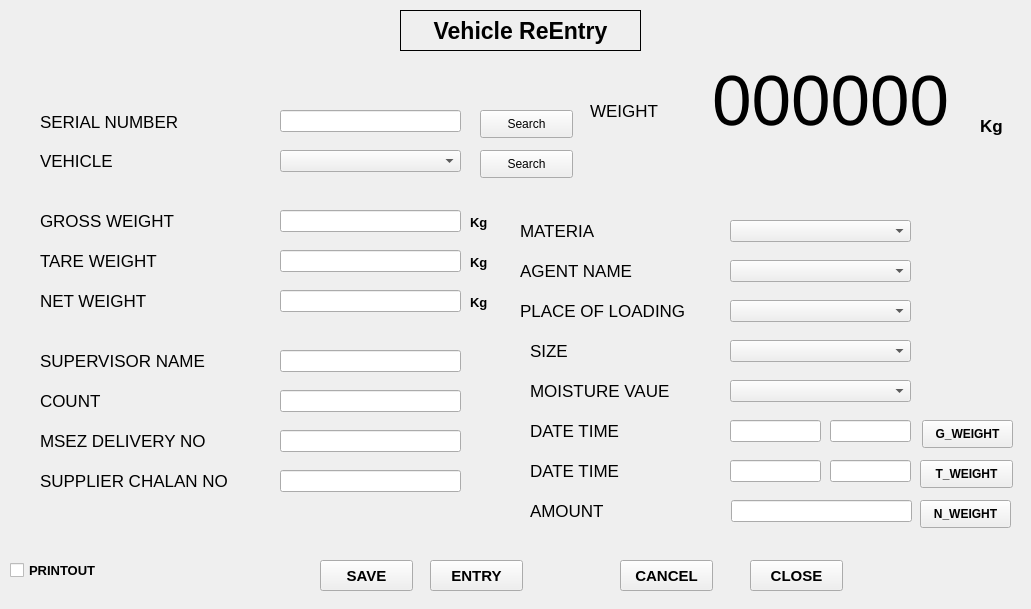
    <widget class="QWidget" name="VehicleExit">
     <widget class="QLabel" name="label_3">
      <property name="geometry">
       <rect>
        <x>0</x>
        <y>0</y>
        <width>1022</width>
        <height>600</height>
       </rect>
      </property>
      <property name="font">
       <font>
        <pointsize>20</pointsize>
       </font>
      </property>
      <property name="autoFillBackground">
       <bool>true</bool>
      </property>
      <property name="text">
       <string/>
      </property>
     </widget>
     <widget class="QLabel" name="lb_vehicleReEntry">
      <property name="geometry">
       <rect>
        <x>400</x>
        <y>10</y>
        <width>241</width>
        <height>41</height>
       </rect>
      </property>
      <property name="font">
       <font>
        <pointsize>17</pointsize>
        <weight>75</weight>
        <bold>true</bold>
       </font>
      </property>
      <property name="frameShape">
       <enum>QFrame::Box</enum>
      </property>
      <property name="text">
       <string>Vehicle ReEntry</string>
      </property>
      <property name="alignment">
       <set>Qt::AlignCenter</set>
      </property>
     </widget>
     <widget class="QLabel" name="lb_VehicleReEntry_tareWeight_3">
      <property name="geometry">
       <rect>
        <x>40</x>
        <y>250</y>
        <width>228</width>
        <height>22</height>
       </rect>
      </property>
      <property name="font">
       <font>
        <pointsize>13</pointsize>
       </font>
      </property>
      <property name="text">
       <string>TARE WEIGHT</string>
      </property>
     </widget>
     <widget class="QLabel" name="lb_VehicleReEntry_weightDisplay_3">
      <property name="geometry">
       <rect>
        <x>690</x>
        <y>60</y>
        <width>281</width>
        <height>81</height>
       </rect>
      </property>
      <property name="font">
       <font>
        <pointsize>53</pointsize>
       </font>
      </property>
      <property name="autoFillBackground">
       <bool>true</bool>
      </property>
      <property name="text">
       <string>000000</string>
      </property>
      <property name="alignment">
       <set>Qt::AlignCenter</set>
      </property>
     </widget>
     <widget class="QLabel" name="lb_VehicleReEntry_serialNumber_3">
      <property name="geometry">
       <rect>
        <x>40</x>
        <y>110</y>
        <width>228</width>
        <height>23</height>
       </rect>
      </property>
      <property name="font">
       <font>
        <pointsize>13</pointsize>
       </font>
      </property>
      <property name="text">
       <string>SERIAL NUMBER</string>
      </property>
     </widget>
     <widget class="QPushButton" name="pb_VehicleReEntry_T_Weight_3">
      <property name="geometry">
       <rect>
        <x>920</x>
        <y>460</y>
        <width>93</width>
        <height>28</height>
       </rect>
      </property>
      <property name="font">
       <font>
        <pointsize>9</pointsize>
        <weight>75</weight>
        <bold>true</bold>
       </font>
      </property>
      <property name="text">
       <string>T_WEIGHT</string>
      </property>
     </widget>
     <widget class="QLabel" name="lb_VehicleReEntry_netWeight_3">
      <property name="geometry">
       <rect>
        <x>40</x>
        <y>290</y>
        <width>228</width>
        <height>22</height>
       </rect>
      </property>
      <property name="font">
       <font>
        <pointsize>13</pointsize>
       </font>
      </property>
      <property name="text">
       <string>NET WEIGHT</string>
      </property>
     </widget>
     <widget class="QLineEdit" name="le_VehicleReEntry_netWeight_3">
      <property name="geometry">
       <rect>
        <x>280</x>
        <y>290</y>
        <width>181</width>
        <height>22</height>
       </rect>
      </property>
     </widget>
     <widget class="QLabel" name="lb_VehicleReEntry_amount_3">
      <property name="geometry">
       <rect>
        <x>530</x>
        <y>500</y>
        <width>120</width>
        <height>22</height>
       </rect>
      </property>
      <property name="font">
       <font>
        <pointsize>13</pointsize>
       </font>
      </property>
      <property name="text">
       <string>AMOUNT</string>
      </property>
     </widget>
     <widget class="QLabel" name="lb_VehicleReEntry_weight_3">
      <property name="geometry">
       <rect>
        <x>590</x>
        <y>100</y>
        <width>81</width>
        <height>21</height>
       </rect>
      </property>
      <property name="font">
       <font>
        <pointsize>13</pointsize>
       </font>
      </property>
      <property name="text">
       <string>WEIGHT</string>
      </property>
     </widget>
     <widget class="QLineEdit" name="le_VehicleReEntry_tareWeight_3">
      <property name="geometry">
       <rect>
        <x>280</x>
        <y>250</y>
        <width>181</width>
        <height>22</height>
       </rect>
      </property>
     </widget>
     <widget class="QPushButton" name="pb_VehicleReEntry_G_weight_3">
      <property name="geometry">
       <rect>
        <x>922</x>
        <y>420</y>
        <width>91</width>
        <height>28</height>
       </rect>
      </property>
      <property name="font">
       <font>
        <pointsize>9</pointsize>
        <weight>75</weight>
        <bold>true</bold>
       </font>
      </property>
      <property name="text">
       <string>G_WEIGHT</string>
      </property>
     </widget>
     <widget class="QLabel" name="lb_VehicleReEntry_grossDateTime_3">
      <property name="geometry">
       <rect>
        <x>530</x>
        <y>420</y>
        <width>120</width>
        <height>22</height>
       </rect>
      </property>
      <property name="font">
       <font>
        <pointsize>13</pointsize>
       </font>
      </property>
      <property name="text">
       <string>DATE TIME</string>
      </property>
     </widget>
     <widget class="QLabel" name="lb_VehicleReEntry_tareDateTime_3">
      <property name="geometry">
       <rect>
        <x>530</x>
        <y>460</y>
        <width>120</width>
        <height>22</height>
       </rect>
      </property>
      <property name="font">
       <font>
        <pointsize>13</pointsize>
       </font>
      </property>
      <property name="text">
       <string>DATE TIME</string>
      </property>
     </widget>
     <widget class="QLineEdit" name="le_VehicleReEntry_amount_3">
      <property name="geometry">
       <rect>
        <x>731</x>
        <y>500</y>
        <width>181</width>
        <height>22</height>
       </rect>
      </property>
     </widget>
     <widget class="QPushButton" name="pb_VehicleReEntry_serialNoSearch_3">
      <property name="geometry">
       <rect>
        <x>480</x>
        <y>110</y>
        <width>93</width>
        <height>28</height>
       </rect>
      </property>
      <property name="text">
       <string>Search</string>
      </property>
     </widget>
     <widget class="QPushButton" name="pb_VehicleReEntry_close_3">
      <property name="geometry">
       <rect>
        <x>750</x>
        <y>560</y>
        <width>93</width>
        <height>31</height>
       </rect>
      </property>
      <property name="font">
       <font>
        <pointsize>11</pointsize>
        <weight>75</weight>
        <bold>true</bold>
       </font>
      </property>
      <property name="text">
       <string>CLOSE</string>
      </property>
     </widget>
     <widget class="QCheckBox" name="VehicleReEntry_checkBox_3">
      <property name="geometry">
       <rect>
        <x>10</x>
        <y>560</y>
        <width>131</width>
        <height>20</height>
       </rect>
      </property>
      <property name="font">
       <font>
        <pointsize>10</pointsize>
        <weight>75</weight>
        <bold>true</bold>
       </font>
      </property>
      <property name="text">
       <string>PRINTOUT</string>
      </property>
     </widget>
     <widget class="QPushButton" name="pb_VehicleReEntry_save_2">
      <property name="geometry">
       <rect>
        <x>320</x>
        <y>560</y>
        <width>93</width>
        <height>31</height>
       </rect>
      </property>
      <property name="font">
       <font>
        <pointsize>11</pointsize>
        <weight>75</weight>
        <bold>true</bold>
       </font>
      </property>
      <property name="text">
       <string>SAVE</string>
      </property>
     </widget>
     <widget class="QPushButton" name="pb_VehicleReEntry_cancel_2">
      <property name="geometry">
       <rect>
        <x>620</x>
        <y>560</y>
        <width>93</width>
        <height>31</height>
       </rect>
      </property>
      <property name="font">
       <font>
        <pointsize>11</pointsize>
        <weight>75</weight>
        <bold>true</bold>
       </font>
      </property>
      <property name="text">
       <string>CANCEL</string>
      </property>
     </widget>
     <widget class="QComboBox" name="combo_VehicleReEntry_code4_moistureValue">
      <property name="geometry">
       <rect>
        <x>730</x>
        <y>380</y>
        <width>181</width>
        <height>22</height>
       </rect>
      </property>
     </widget>
     <widget class="QLabel" name="lb_VehicleReEntry_code4_moistureValue">
      <property name="geometry">
       <rect>
        <x>530</x>
        <y>380</y>
        <width>181</width>
        <height>22</height>
       </rect>
      </property>
      <property name="font">
       <font>
        <pointsize>13</pointsize>
       </font>
      </property>
      <property name="text">
       <string>MOISTURE VAUE</string>
      </property>
     </widget>
     <widget class="QComboBox" name="combo_VehicleReEntry_code5_size">
      <property name="geometry">
       <rect>
        <x>730</x>
        <y>340</y>
        <width>181</width>
        <height>22</height>
       </rect>
      </property>
     </widget>
     <widget class="QLabel" name="lb_VehicleReEntry_code5_size">
      <property name="geometry">
       <rect>
        <x>530</x>
        <y>340</y>
        <width>120</width>
        <height>22</height>
       </rect>
      </property>
      <property name="font">
       <font>
        <pointsize>13</pointsize>
       </font>
      </property>
      <property name="text">
       <string>SIZE</string>
      </property>
     </widget>
     <widget class="QLabel" name="lb_vehicleReEntry_kg_1">
      <property name="geometry">
       <rect>
        <x>980</x>
        <y>110</y>
        <width>31</width>
        <height>31</height>
       </rect>
      </property>
      <property name="font">
       <font>
        <pointsize>13</pointsize>
        <weight>75</weight>
        <bold>true</bold>
       </font>
      </property>
      <property name="text">
       <string>Kg</string>
      </property>
     </widget>
     <widget class="QLabel" name="lb_vehicleReEntry_unit_net">
      <property name="geometry">
       <rect>
        <x>470</x>
        <y>290</y>
        <width>31</width>
        <height>20</height>
       </rect>
      </property>
      <property name="font">
       <font>
        <pointsize>10</pointsize>
        <weight>75</weight>
        <bold>true</bold>
       </font>
      </property>
      <property name="text">
       <string>Kg</string>
      </property>
      <property name="alignment">
       <set>Qt::AlignBottom|Qt::AlignLeading|Qt::AlignLeft</set>
      </property>
     </widget>
     <widget class="QLabel" name="lb_vehicleReEntry_unit_tare">
      <property name="geometry">
       <rect>
        <x>470</x>
        <y>250</y>
        <width>31</width>
        <height>20</height>
       </rect>
      </property>
      <property name="font">
       <font>
        <pointsize>10</pointsize>
        <weight>75</weight>
        <bold>true</bold>
       </font>
      </property>
      <property name="text">
       <string>Kg</string>
      </property>
      <property name="alignment">
       <set>Qt::AlignBottom|Qt::AlignLeading|Qt::AlignLeft</set>
      </property>
     </widget>
     <widget class="QLabel" name="lb_vehicleReEntry_unit_gross">
      <property name="geometry">
       <rect>
        <x>470</x>
        <y>210</y>
        <width>31</width>
        <height>20</height>
       </rect>
      </property>
      <property name="font">
       <font>
        <pointsize>10</pointsize>
        <weight>75</weight>
        <bold>true</bold>
       </font>
      </property>
      <property name="text">
       <string>Kg</string>
      </property>
      <property name="alignment">
       <set>Qt::AlignBottom|Qt::AlignLeading|Qt::AlignLeft</set>
      </property>
     </widget>
     <widget class="QLabel" name="lb_VehicleReEntry_grossWeight_3">
      <property name="geometry">
       <rect>
        <x>40</x>
        <y>210</y>
        <width>228</width>
        <height>22</height>
       </rect>
      </property>
      <property name="font">
       <font>
        <pointsize>13</pointsize>
       </font>
      </property>
      <property name="text">
       <string>GROSS WEIGHT</string>
      </property>
     </widget>
     <widget class="QLineEdit" name="le_VehicleReEntry_grossWeight_3">
      <property name="geometry">
       <rect>
        <x>280</x>
        <y>210</y>
        <width>181</width>
        <height>22</height>
       </rect>
      </property>
     </widget>
     <widget class="QLineEdit" name="le_VehicleReEntry_header5_supplierChalanNo_3">
      <property name="geometry">
       <rect>
        <x>280</x>
        <y>470</y>
        <width>181</width>
        <height>22</height>
       </rect>
      </property>
     </widget>
     <widget class="QLabel" name="lb_VehicleReEntry_header4_msezDeliverNo_3">
      <property name="geometry">
       <rect>
        <x>40</x>
        <y>430</y>
        <width>228</width>
        <height>22</height>
       </rect>
      </property>
      <property name="font">
       <font>
        <pointsize>13</pointsize>
       </font>
      </property>
      <property name="text">
       <string>MSEZ DELIVERY NO</string>
      </property>
     </widget>
     <widget class="QLineEdit" name="le_VehicleReEntry_header3_count_3">
      <property name="geometry">
       <rect>
        <x>280</x>
        <y>390</y>
        <width>181</width>
        <height>22</height>
       </rect>
      </property>
     </widget>
     <widget class="QLabel" name="lb_VehicleReEntry_header2_supervisorName_3">
      <property name="geometry">
       <rect>
        <x>40</x>
        <y>350</y>
        <width>228</width>
        <height>22</height>
       </rect>
      </property>
      <property name="font">
       <font>
        <pointsize>13</pointsize>
       </font>
      </property>
      <property name="text">
       <string>SUPERVISOR NAME</string>
      </property>
     </widget>
     <widget class="QLabel" name="lb_VehicleReEntry_header5_supplierChalanNo_3">
      <property name="geometry">
       <rect>
        <x>40</x>
        <y>470</y>
        <width>228</width>
        <height>22</height>
       </rect>
      </property>
      <property name="font">
       <font>
        <pointsize>13</pointsize>
       </font>
      </property>
      <property name="text">
       <string>SUPPLIER CHALAN NO</string>
      </property>
     </widget>
     <widget class="QLabel" name="lb_VehicleReEntry_header3_count_3">
      <property name="geometry">
       <rect>
        <x>40</x>
        <y>390</y>
        <width>228</width>
        <height>22</height>
       </rect>
      </property>
      <property name="font">
       <font>
        <pointsize>13</pointsize>
       </font>
      </property>
      <property name="text">
       <string>COUNT</string>
      </property>
     </widget>
     <widget class="QLineEdit" name="le_VehicleReEntry_header2_supervisorName_3">
      <property name="geometry">
       <rect>
        <x>280</x>
        <y>350</y>
        <width>181</width>
        <height>22</height>
       </rect>
      </property>
     </widget>
     <widget class="QLineEdit" name="le_VehicleReEntry_header4_msezDeliverNo_3">
      <property name="geometry">
       <rect>
        <x>280</x>
        <y>430</y>
        <width>181</width>
        <height>22</height>
       </rect>
      </property>
     </widget>
     <widget class="QPushButton" name="pb_VehicleReEntry_vehicleSearch_3">
      <property name="geometry">
       <rect>
        <x>480</x>
        <y>150</y>
        <width>93</width>
        <height>28</height>
       </rect>
      </property>
      <property name="text">
       <string>Search</string>
      </property>
     </widget>
     <widget class="QComboBox" name="combo_VehicleReEntry_vehicle">
      <property name="geometry">
       <rect>
        <x>280</x>
        <y>150</y>
        <width>181</width>
        <height>22</height>
       </rect>
      </property>
     </widget>
     <widget class="QLabel" name="lb_VehicleReEntry_header1_vehicle_3">
      <property name="geometry">
       <rect>
        <x>40</x>
        <y>150</y>
        <width>228</width>
        <height>22</height>
       </rect>
      </property>
      <property name="font">
       <font>
        <pointsize>13</pointsize>
       </font>
      </property>
      <property name="text">
       <string>VEHICLE</string>
      </property>
     </widget>
     <widget class="QLabel" name="lb_VehicleReEntry_code2_agentName_3">
      <property name="geometry">
       <rect>
        <x>520</x>
        <y>260</y>
        <width>171</width>
        <height>22</height>
       </rect>
      </property>
      <property name="font">
       <font>
        <pointsize>13</pointsize>
       </font>
      </property>
      <property name="text">
       <string>AGENT NAME</string>
      </property>
     </widget>
     <widget class="QComboBox" name="combo_VehicleReEntry_code2_agentName_3">
      <property name="geometry">
       <rect>
        <x>730</x>
        <y>260</y>
        <width>181</width>
        <height>22</height>
       </rect>
      </property>
     </widget>
     <widget class="QComboBox" name="combo_VehicleReEntry_code1_materia_3">
      <property name="geometry">
       <rect>
        <x>730</x>
        <y>220</y>
        <width>181</width>
        <height>22</height>
       </rect>
      </property>
     </widget>
     <widget class="QLabel" name="lb_VehicleReEntry_code3_placeOfLoading_3">
      <property name="geometry">
       <rect>
        <x>520</x>
        <y>300</y>
        <width>201</width>
        <height>22</height>
       </rect>
      </property>
      <property name="font">
       <font>
        <pointsize>13</pointsize>
       </font>
      </property>
      <property name="text">
       <string>PLACE OF LOADING</string>
      </property>
     </widget>
     <widget class="QComboBox" name="combo_VehicleReEntry_code3_placeOfLoading_3">
      <property name="geometry">
       <rect>
        <x>730</x>
        <y>300</y>
        <width>181</width>
        <height>22</height>
       </rect>
      </property>
     </widget>
     <widget class="QLabel" name="lb_VehicleReEntry_code1_materia_3">
      <property name="geometry">
       <rect>
        <x>520</x>
        <y>220</y>
        <width>171</width>
        <height>22</height>
       </rect>
      </property>
      <property name="font">
       <font>
        <pointsize>13</pointsize>
       </font>
      </property>
      <property name="text">
       <string>MATERIA</string>
      </property>
     </widget>
     <widget class="QLineEdit" name="le_VehicleReEntry_serialNumber_3">
      <property name="geometry">
       <rect>
        <x>280</x>
        <y>110</y>
        <width>181</width>
        <height>22</height>
       </rect>
      </property>
     </widget>
     <widget class="QPushButton" name="pb_VehicleReEntry_entry_2">
      <property name="geometry">
       <rect>
        <x>430</x>
        <y>560</y>
        <width>93</width>
        <height>31</height>
       </rect>
      </property>
      <property name="font">
       <font>
        <pointsize>11</pointsize>
        <weight>75</weight>
        <bold>true</bold>
       </font>
      </property>
      <property name="text">
       <string>ENTRY</string>
      </property>
     </widget>
     <widget class="QLineEdit" name="le_VehicleReEntry_tareTime_2">
      <property name="geometry">
       <rect>
        <x>830</x>
        <y>460</y>
        <width>81</width>
        <height>22</height>
       </rect>
      </property>
     </widget>
     <widget class="QLineEdit" name="le_VehicleReEntry_grossDate_2">
      <property name="geometry">
       <rect>
        <x>730</x>
        <y>420</y>
        <width>91</width>
        <height>22</height>
       </rect>
      </property>
     </widget>
     <widget class="QLineEdit" name="le_VehicleReEntry_grossTime_2">
      <property name="geometry">
       <rect>
        <x>830</x>
        <y>420</y>
        <width>81</width>
        <height>22</height>
       </rect>
      </property>
     </widget>
     <widget class="QLineEdit" name="le_VehicleReEntry_tareDate_2">
      <property name="geometry">
       <rect>
        <x>730</x>
        <y>460</y>
        <width>91</width>
        <height>22</height>
       </rect>
      </property>
     </widget>
     <widget class="QPushButton" name="pb_VehicleReEntry_N_weight_3">
      <property name="geometry">
       <rect>
        <x>920</x>
        <y>500</y>
        <width>91</width>
        <height>28</height>
       </rect>
      </property>
      <property name="font">
       <font>
        <pointsize>9</pointsize>
        <weight>75</weight>
        <bold>true</bold>
       </font>
      </property>
      <property name="text">
       <string>N_WEIGHT</string>
      </property>
     </widget>
    </widget>
